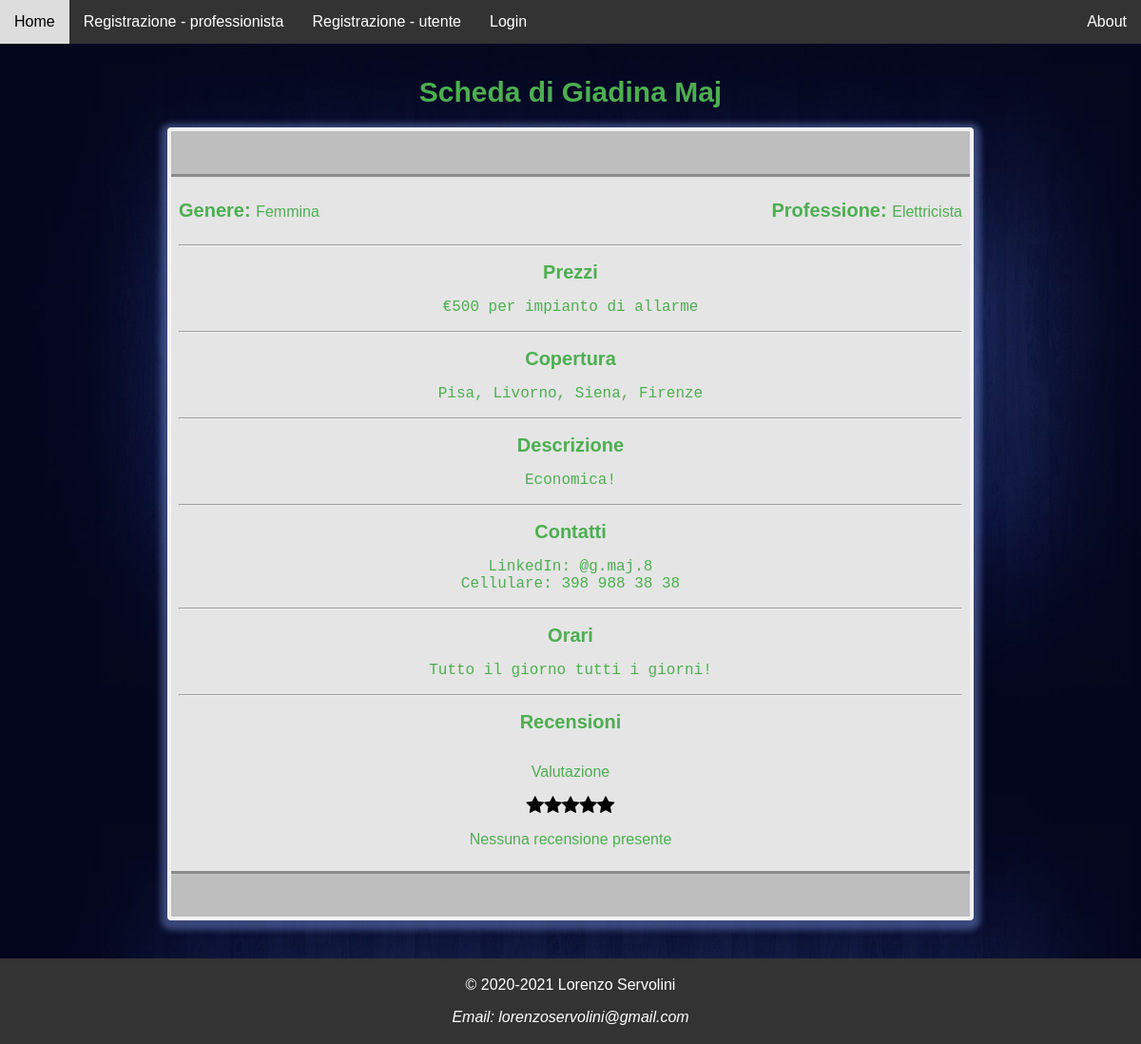
Screenshot of /php/scheda-personale.php?email=giadina@maj.com with the database file from the repository.
### tables this page shows
CREATE TABLE IF NOT EXISTS `professionista` (
  `Email` varchar(50) NOT NULL,
  `Password` char(60) NOT NULL,
  `Genere` char(1) NOT NULL,
  `Nome` varchar(20) NOT NULL,
  `Cognome` varchar(15) NOT NULL,
  `Professione` varchar(20) NOT NULL,
  `Prezzi` varchar(130) DEFAULT NULL,
  `Copertura` varchar(1000) NOT NULL,
  `Descrizione` varchar(200) DEFAULT NULL,
  `Contatti` varchar(100) DEFAULT NULL,
  `Orari` varchar(300) DEFAULT NULL,
  `CondivisioneStorico` tinyint(1) NOT NULL COMMENT 'True (=1) se il professionista ha accettato di condividere lo storico degli interventi con tutti gli altri professionisti'
);

### php/assets/database-manager.php (called while the page is built, shortened)
<?php
class DatabaseManager {
    private $host = "127.0.0.1";
    private $user = "root";
    private $password = "";
    private $database = "subitoprofessionista";
    private $connection = null;
    public function isOpened(){
        return ($this->connection !== NULL);
    }
    private function openConnection(){
        if(!$this->isOpened()){
            $this->connection = mysqli_connect($this->host, $this->user, $this->password, $this->database)
            or die ("Connessione al database fallita: (" .  mysqli_connect_errno() . ") " . mysqli_connect_error());
        }
    }
    public function closeConnection(){
        if($this->isOpened()){
            $this->connection = null;
        }
    }
    public function prepared_query($query, $params) {
        $stmt = $this->connection->prepare($query);
        $values = array();
        $types = '';
        foreach($params as $type => &$value) {
            if(is_array($value)) {
                foreach($value as &$param) {
                    $values[] = &$param;
                    $types .= $type;
                }
            } else {
                $values[] = &$value;
                $types .= $type;
            }
        }
        if (call_user_func_array(array($stmt, 'bind_param'), array_merge(array($types), $values)) === FALSE)
            die("bind_param() fallita: (" . $stmt->errno . ") " . $stmt->error);
        if (!$stmt->execute())
            die("execute() fallita: (" . $stmt->errno . ") " . $stmt->error);
        return $stmt;
    }
    public function getResult($stmt) {
        $result = $stmt->get_result() or die("get_result() fallita: (" . $stmt->errno . ") " . $stmt->error);
        return $result;
    }
    public function fetch($result, $column = '', $type = '') {
        if($column !== '') {
            switch($type) {
                default:
                    $out_value = $result->fetch_assoc()[$column];
                    break;
            }
        }
        else {
            switch($type) {
                default:
                    $out_value = $result->fetch_assoc();
                    break;
            }
        }
        return $out_value;
    }
    public function isUser($email) {
        $sql = "SELECT EXISTS(SELECT 1 FROM utente WHERE Email = ?) AS found_user";
        $stmt = $this->prepared_query($sql, array('s' => $email));
        $result = $this->getResult($stmt);
        return (bool) $this->fetch($result, 'found_user');
    }
    public function getProfessionalInfo($email, $info) {
        $sql = "SELECT {$info} FROM professionista WHERE Email = ?";
        $stmt = $this->prepared_query($sql, array('s' => $email));
        $result = $this->getResult($stmt);
        $row = $this->fetch($result);
        if($row === null)
            return null;
        else {
            return $row;
        }
    }
}
$database = new DatabaseManager();

### php/assets/sessione-manager.php (called while the page is built, shortened)
<?php
function isLogged() {
    return isset($_SESSION['SB-logged']);
}

### php/scheda-personale.php (the view, shortened to what this page needs)
<?php
    require_once __DIR__ . "/assets/sessione-manager.php";
    require_once __DIR__ . "/assets/database-manager.php";
    global $database;
    $email = $_GET['email'];
    $found_user = $database->isUser($email);
?>
<!DOCTYPE html>
<html lang="it">
<head>
    <link rel="stylesheet" href="https://cdnjs.cloudflare.com/ajax/libs/font-awesome/4.7.0/css/font-awesome.min.css">
    <link rel="stylesheet" type="text/css" href="../css/layout.css">
</head>
<body<?php if($found_user || isset($_GET['interventi'])) echo ' onload="addFilterHandlers();"'; ?>>
    <nav>
        <ul>
            <li><a href="../index.php">Home</a></li>
            <?php
                if(isLogged()) {
                    echo '<li><a' . (getLoginEmail() === $email ? ' class="active"' : '');
                    echo ' href="scheda-personale.php?email=' . getLoginEmail() . '">Scheda personale</a></li>';
                    echo '<li class="right"><a href="logout.php">Logout</a></li>';
                }
                else {
                    echo '<li><a href="registra-professionista/registrazione.php">Registrazione - professionista</a></li>';
                    echo '<li><a href="registra-utente/registrazione.php">Registrazione - utente</a></li>';
                    echo '<li><a href="login/login.php">Login</a></li>';
                }
            ?>
            <li class="right"><a href="manuale.php">About</a></li>
        </ul>
    </nav>
    <div class="page-container">
        <?php
            if($found_user || isset($_GET['interventi']))
                buildInterventionsPanel();
            else
                buildProfessionalCard();
            $database->closeConnection();
        ?>
    </div>
</body>
</html>
<?php
function buildProfessionalCard() {
    global $database, $email;
    $info = 'Genere, Nome, Cognome, Professione, Prezzi, Copertura, Descrizione, Contatti, Orari';
    $row = $database->getProfessionalInfo($email, $info);
    $nominativo = $row['Nome'] . ' ' . $row['Cognome'];
    $genere = $row['Genere'] === 'M' ? 'Maschio' : ($row['Genere'] === 'F' ? 'Femmina' : 'Non specificato');
    $professione = $row['Professione'];
    $prezzi = ($row['Prezzi'] === null ? '//' : $row['Prezzi']);
    $copertura = str_replace(',', ', ', $row['Copertura']);
    $descrizione = ($row['Descrizione'] === null ? '//' : $row['Descrizione']);
    $contatti = ($row['Contatti'] === null ? '//' : $row['Contatti']);
    $orari = ($row['Orari'] === null ? '//' : $row['Orari']);
    echo '<h1>Scheda di ' . $nominativo . '</h1>';
    echo '<div id="scheda-professionista" class="pannello">';
    echo '<div>';
    echo '<div class="riga">';
    echo '<p class="colonna"><b>Genere: </b>' . $genere . '</p>';
    echo '<p class="colonna"><b>Professione: </b>' . $professione . '</p>';
    echo '</div>';
    echo '<hr>';
    echo '<p><b>Prezzi</b></p>';
    echo '<pre>' . $prezzi . '</pre>';
    echo '<hr>';
    echo '<p><b>Copertura</b></p>';
    echo '<pre>' . $copertura . '</pre>';
    echo '<hr>';
    echo '<p><b>Descrizione</b></p>';
    echo '<pre>' . $descrizione . '</pre>';
    echo '<hr>';
    echo '<p><b>Contatti</b></p>';
    echo '<pre>' . $contatti . '</pre>';
    echo '<hr>';
    echo '<p><b>Orari</b></p>';
    echo '<pre>' . $orari . '</pre>';
    echo '<hr>';
    echo '<p><b>Recensioni</b></p>';
    echo '<div id="recensioni">';
    echo '<div id="votazione"><p>Valutazione</p>';
    $stmt = $database->prepared_query("SELECT AVG(Stelle) AS media FROM recensione WHERE Target = ?", array('s' => $email));
    $result = $database->getResult($stmt);
    $media = round($database->fetch($result, 'media'), 1);
    $stmt = $database->prepared_query("SELECT COUNT(*) AS totale FROM recensione WHERE Target = ?", array('s' => $email));
    $result = $database->getResult($stmt);
    $numRecensioni = $database->fetch($result, 'totale');
    $floor_media = floor($media);
    for ($i = 1; $i <= 5; $i++) {
        if($i <= $floor_media)
            echo '<span class="fa fa-star checked"></span>';
        else
            echo '<span class="fa fa-star"></span>';
    }
    if($numRecensioni === 0)
        echo "<p>Nessuna recensione presente</p></div>";
    else {
        if($numRecensioni === 1)
            echo "<p>Voto medio basato su {$numRecensioni} recensione: {$media}</p></div>";
        else
            echo "<p>Voto medio basato su {$numRecensioni} recensioni: {$media}</p></div>";
    }
    echo '</div></div></div>';
}
?>

### css/layout.css (style rules this page uses)
body { display: flex; flex-direction: column; word-wrap: break-word; margin: 0; background-color: lightskyblue; background-image: url('../img/background.jpg'); background-repeat: repeat-y; background-size: cover; font-family: Verdana, Helvetica, sans-serif; font-size: 16px; height: 100vh; }
.page-container { margin-top: 60px; color: #4caf50; }
h1 { text-align: center; font-size: 30px; }
hr { border: 1px inset #f1f1f1; }
a { text-decoration: none; outline: none; color: inherit; }
footer { color: white; background-color: #333333; margin: auto 0 0 0; padding: 3px; font-size: inherit; font-family: inherit; text-align: center; }
.riga::after { content: ""; display: table; clear: both; }
.colonna { width: 50%; float: left; }
.pannello { border: 4px solid #f1f1f1; width: 70%; margin: 0 auto 40px auto; background-color: #bebebe; border-radius: 4px; box-shadow: 0 3px 6px 7px rgba(106, 127, 200, 0.5); }
nav ul { background-color: #333333; list-style-type: none; margin: 0; padding: 0; overflow: hidden; position: fixed; top: 0; width: 100%; }
nav ul li { float: left; }
nav ul li.right { float: right; }
nav ul li a { display: block; color: white; text-align: center; padding: 14px 15px; font-size: inherit; font-family: inherit; transition: color 0.7s, background-color 0.7s; }
#scheda-professionista > div { padding: 8px 8px; border-top: 3px solid #8c8c8c; border-bottom: 3px solid #8c8c8c; margin: 45px 0; background-color: #e5e5e5; font-family: inherit; font-size: inherit; }
#scheda-professionista > div > .riga > p:nth-of-type(2) { text-align: right; }
#scheda-professionista > div > p { text-align: center; }
#scheda-professionista > div p > b { font-size: 20px; }
#scheda-professionista > div pre { text-align: center; margin-top: 5px; white-space: pre-wrap; }
#scheda-professionista #recensioni { display: flex; flex-direction: row; flex-wrap: wrap; justify-content: space-around; align-items: center; margin: 0 auto; }
#scheda-professionista #recensioni > #votazione { width: 50%; text-align: center; }
#scheda-professionista #recensioni > #votazione .fa-star { font-size: 20px; }
#scheda-professionista #recensioni > #votazione .fa-star:not(.checked) { color: black; }

### rows the page displays
professionista: nominativo "Giadina Maj", Genere "Femmina", Professione "Elettricista", Prezzi "€500 per impianto di allarme", Copertura "Pisa, Livorno, Siena, Firenze", Descrizione "Economica!", Contatti "LinkedIn: @g.maj.8 Cellulare: 398 988 38 38", Orari "Tutto il giorno tutti i giorni!"
